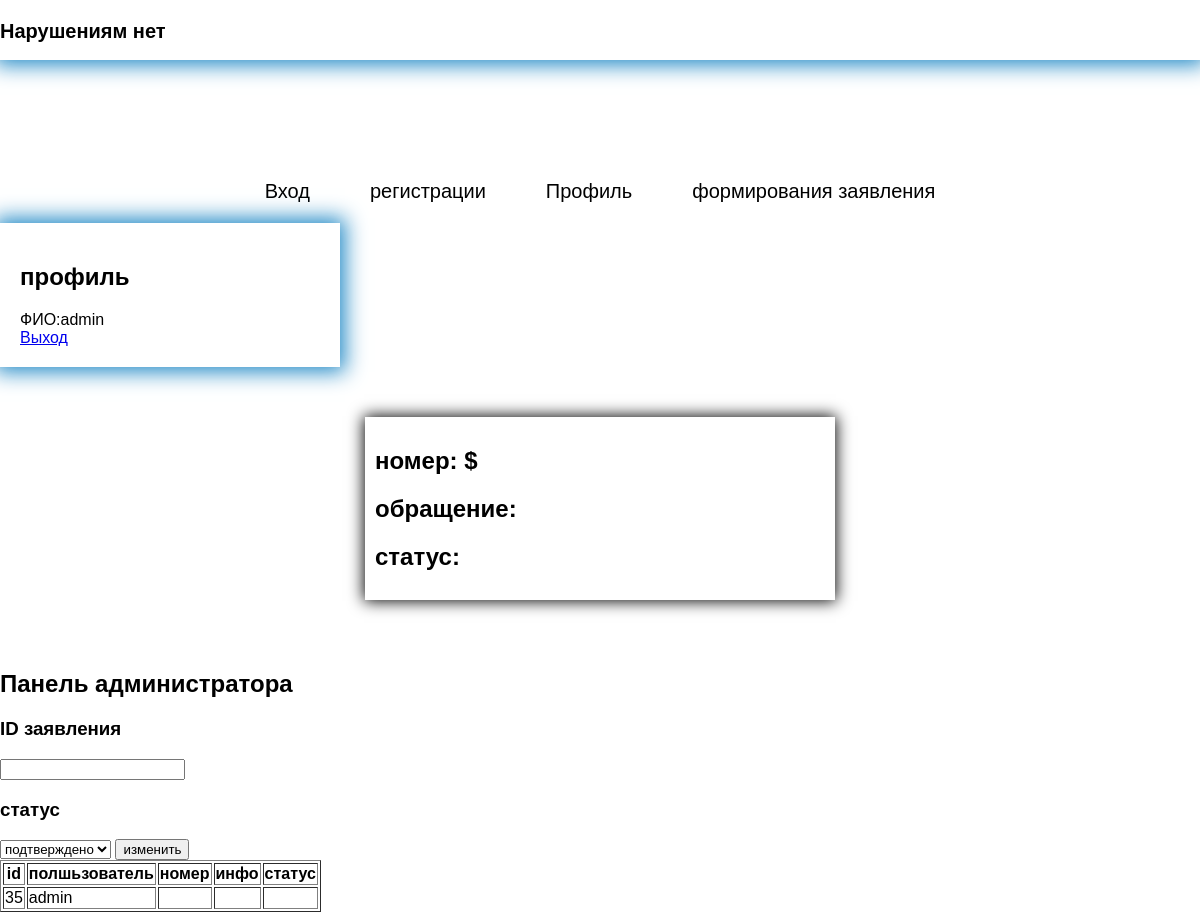
Before: /pages/profil.php (signed in) with the older database file.
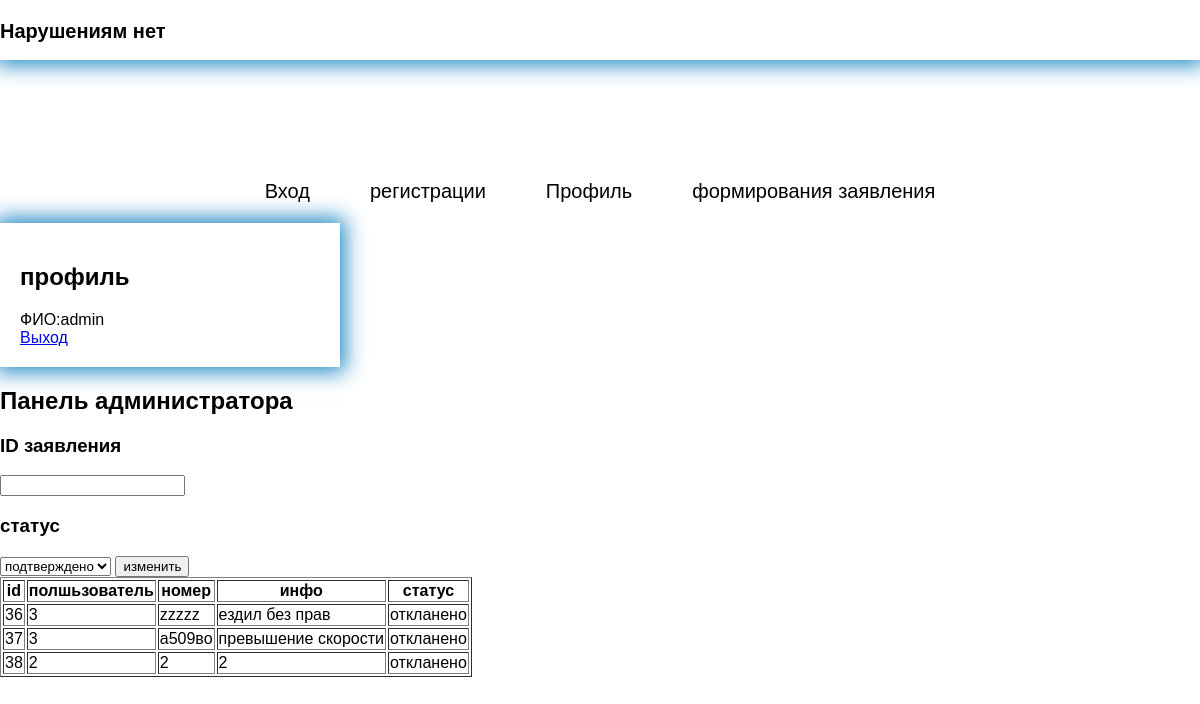
After: the same page with the newer database file.
### tables this page shows
CREATE TABLE `workout` (
  `id` int NOT NULL,
  `first_namee` varchar(50) NOT NULL,
  `nomer` varchar(50) NOT NULL,
  `info` varchar(9999) NOT NULL,
  `status` varchar(50) NOT NULL
);

### pages/profil.php (the view, shortened to what this page needs)
<?php include("header.php");
require('bd_connect/db.php');
$sql3 = "SELECT * from workout ";
$result = $con->query($sql3);
for($data = []; $row = mysqli_fetch_assoc($result); $data[]=$row)
{
}
$i=0;
?>
<div class="form">
<h2 >профиль</h2>
      ФИО:<?php echo   $_SESSION['user_name_us']; ?> <br>
    <a href="bd_connect/logout.php">Выход</a>
</div>
<div class="popular-row">
<?php foreach($data as $elem)  {
if($_SESSION['user_name_us'] == $elem['first_namee']){
echo '
<div class="popular-card">
        <h2>номер: '.$elem['nomer'].'$</h2>
        <h2>обращение: '.$elem['info'].'</h2>
        <h2>статус: '.$elem['status'].'</h2>';
        echo ' </div>';  }
} ?>
</div>
<?php
if($_SESSION['user_name_last'] == 'admin'){
    echo '<div class="block-changes">
    <h2>Панель администратора</h2>
    <form  method="post" id="form-changes">
    <h3 class="name-card">ID заявления</h3>
    <input type="text" class="inp-chang" name="id" required>
    <h3 class="name-card">статус</h3>
    <select name="cost">
    <option value="откланено">откланено</option>
    <option value="подтверждено" selected> подтверждено</option>
   </select>
    <input type="submit" value="изменить" class="btn-chang" name="send">
    </form>
    </div>';
    }if($_SESSION['user_name_last'] == 'admin'){
    ?>
<form method="POST" >
     <table border="1">
     <th>id</th>
     <th>полшьзователь </th>
     <th>номер</th>
     <th>инфо</th>
     <th>статус</th>
     <?php
         $query= "SELECT * FROM `workout` ";
         $result = mysqli_query($con, $query) or die;
         for($data = []; $row = mysqli_fetch_assoc($result); $data[]=$row)
         $i++;
         foreach($data as $elem){
             echo "<tr>";
             echo "<td>".$elem['id']."</td>";
             echo "<td>".$elem['first_namee']."</td>";
             echo "<td>".$elem['nomer']."</td>";
             echo "<td>".$elem['info']."</td>";
             echo "<td>".$elem['status']."</td>";
             echo "</tr>";
         }
        }
     ?>
     </table></form>

Changed rows visible on the page:
removed workout: id "35", first_namee "admin"
added workout: id "36", first_namee "3", nomer "zzzzz", info "ездил без прав", status "откланено", shown under "статус"
added workout: id "37", first_namee "3", nomer "а509во", info "превышение скорости", status "откланено", shown under "статус"
added workout: id "38", first_namee "2", nomer "2", info "2", status "откланено", shown under "статус"
